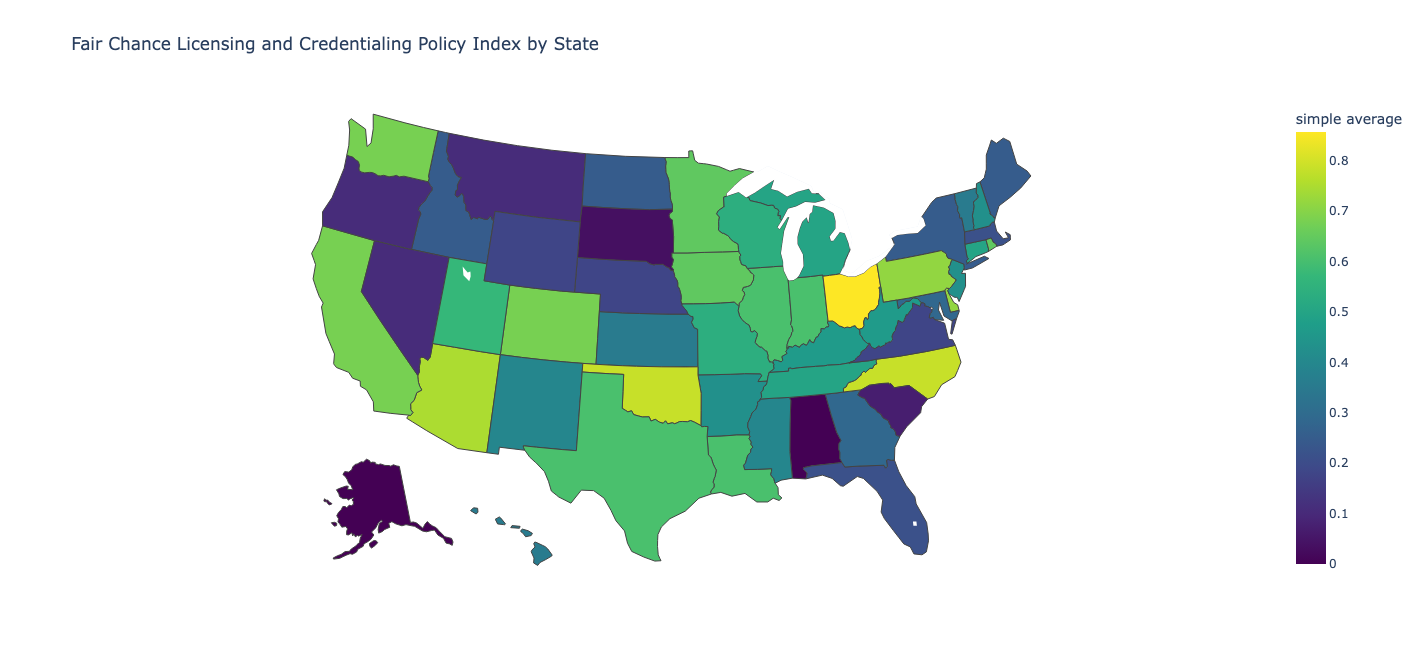

This figure's Python source:
import pandas as pd
import plotly.express as px
import numpy as np
from us import states

csv_file_path = 'licensing_index.csv'  # replace with your file path
df = pd.read_csv(csv_file_path)

# get the abbrviation
def state_name_to_abbr(state_name):
    state_name = state_name.strip()
    state = states.lookup(state_name.title())
    return state.abbr if state else None

def get_state_name_to_abbr(row):
    return state_name_to_abbr(row['State'])

df['StateAbbr'] = df.apply(get_state_name_to_abbr, axis=1)

print(df)

# Choropleth map
fig = px.choropleth(df,
                    locations='StateAbbr',
                    locationmode='USA-states',
                    color='simple average',
                    scope='usa',
                    color_continuous_scale='Viridis',
                    title='Fair Chance Licensing and Credentialing Policy Index by State')
fig.show()
